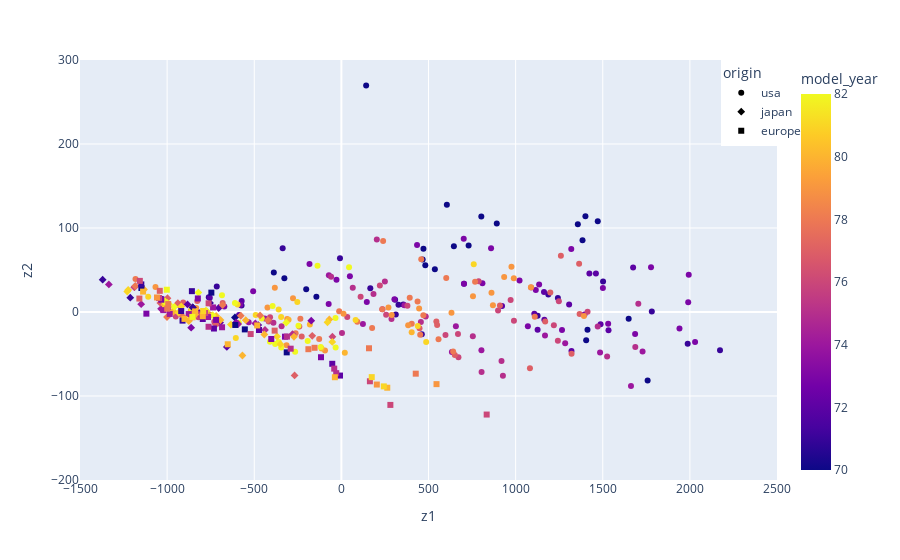

This figure's notebook cell:
### Markdown cell above
We can color the points in the plot above to make it easier to see how patterns have been retained:

### Code cell
fig = px.scatter(mpg, x="z1", y="z2", color="model_year", symbol="origin", 
                 hover_data=["displacement", "horsepower", "weight", "name"])
fig.update_layout(legend=dict(x=.92, y=1), xaxis_range=[-1500, 2500], yaxis_range=[-200, 300])

### Figure 1 — Plotly figure (JSON) as saved in the notebook; plotly's stock layout.template omitted (floating-point values rounded to 4 significant figures; data arrays with more than 128 entries replaced by an {"elided": "..."} marker saying what was removed)
{"data": [{"customdata": {"elided": "245x4 mixed values"}, "hovertemplate": "origin=usa<br>z1=%{x}<br>z2=%{y}<br>displacement=%{customdata[0]}<br>horsepower=%{customdata[1]}<br>weight=%{customdata[2]}<br>name=%{customdata[3]}<br>model_year=%{marker.color}<extra></extra>", "legendgroup": "usa", "marker": {"color": {"elided": "245 int values"}, "coloraxis": "coloraxis", "symbol": "circle"}, "mode": "markers", "name": "usa", "orientation": "v", "showlegend": true, "type": "scatter", "x": {"elided": "245 float values"}, "xaxis": "x", "y": {"elided": "245 float values"}, "yaxis": "y"}, {"customdata": {"elided": "79x4 mixed values"}, "hovertemplate": "origin=japan<br>z1=%{x}<br>z2=%{y}<br>displacement=%{customdata[0]}<br>horsepower=%{customdata[1]}<br>weight=%{customdata[2]}<br>name=%{customdata[3]}<br>model_year=%{marker.color}<extra></extra>", "legendgroup": "japan", "marker": {"color": [70, 70, 71, 71, 71, 71, 72, 72, 72, 72, 72, 73, 73, 73, 73, 74, 74, 74, 74, 74, 74, 75, 75, 75, 75, 76, 76, 76, 76, 77, 77, 77, 77, 77, 77, 78, 78, 78, 78, 78, 78, 78, 78, 79, 79, 80, 80, 80, 80, 80, 80, 80, 80, 80, 80, 80, 80, 80, 81, 81, 81, 81, 81, 81, 81, 81, 81, 81, 81, 81, 82, 82, 82, 82, 82, 82, 82, 82, 82], "coloraxis": "coloraxis", "symbol": "diamond"}, "mode": "markers", "name": "japan", "orientation": "v", "showlegend": true, "type": "scatter", "x": [-610.8, -853.2, -853.2, -753.8, -1211.0, -1370.0, -704.1, -657.3, -696.2, -476.9, -882.9, -705.2, -604.5, -862.1, -173.0, -1035.0, -1149.0, -1334.0, -981.9, -493.8, -592.6, -813.0, -280.8, -438.3, -1188.0, -1188.0, -994.2, -828.9, -51.46, -938.2, -1039.0, -719.7, -997.9, -167.2, -268.5, -1001.0, -914.9, -1183.0, -421.8, -681.5, -466.4, -577.3, -848.9, -1009.0, -964.7, -1016.0, -965.6, -272.1, -442.1, -548.8, -718.4, -875.3, -875.4, -1133.0, -839.1, -69.11, -567.9, -693.9, -1229.0, -1223.0, -918.5, -1009.0, -934.6, -998.6, -773.2, -634.1, -368.8, -349.8, -79.61, -52.18, -958.9, -1013.0, -820.8, -778.2, -738.5, -1019.0, -1018.0, -988.8, -316.5], "xaxis": "x", "y": [-6.536, 5.435, 5.411, 10.83, 17.03, 38.44, 4.778, -41.52, -12.54, -15.54, 9.013, -12.52, -12.45, -18.71, -10.38, 3.733, 9.328, 32.81, -0.6937, -13.55, -14.29, -3.551, -26.37, -21.29, 29.59, 29.57, 5.405, -1.623, -29.47, 10.45, 10.79, -14.91, 16.48, -28.39, -75.49, -6.042, -4.443, 30.95, -9.64, 8.193, -4.088, -4.441, -0.4194, 6.566, 0.22, 8.666, 1.168, -29.47, -26.79, -9.715, -4.679, -9.997, -10.84, 26.79, -2.996, -8.882, -51.78, -9.545, 24.31, 26.27, 6.677, 5.52, -0.6664, 10.93, 0.9729, -14.98, -29.16, -38.36, -12.34, -35.57, 6.025, 12.78, 23.13, 1.513, -3.831, 12.96, 13.07, 9.336, -12.75], "yaxis": "y"}, {"customdata": {"elided": "68x4 mixed values"}, "hovertemplate": "origin=europe<br>z1=%{x}<br>z2=%{y}<br>displacement=%{customdata[0]}<br>horsepower=%{customdata[1]}<br>weight=%{customdata[2]}<br>name=%{customdata[3]}<br>model_year=%{marker.color}<extra></extra>", "legendgroup": "europe", "marker": {"color": [70, 70, 70, 70, 70, 71, 71, 71, 71, 72, 72, 72, 72, 72, 73, 73, 73, 73, 73, 73, 73, 74, 74, 74, 74, 74, 74, 75, 75, 75, 75, 75, 75, 76, 76, 76, 76, 76, 76, 76, 76, 77, 77, 77, 77, 78, 78, 78, 78, 78, 78, 79, 79, 79, 79, 80, 80, 80, 80, 80, 80, 80, 80, 81, 81, 81, 82, 82], "coloraxis": "coloraxis", "symbol": "square"}, "mode": "markers", "name": "europe", "orientation": "v", "showlegend": true, "type": "scatter", "x": [-1148.0, -313.7, -554.1, -608.9, -746.2, -857.9, -911.5, -919.2, -1148.0, -731.4, -52.31, -472.6, -7.76, -795.4, -1033.0, -718.9, -1119.0, -823.7, -402.4, -116.8, -323.4, -764.9, -1022.0, -684.8, -876.3, -736.3, -985.1, -762.3, -1046.0, -290.9, -29.58, -40.98, -312.3, -520.6, -761.9, -781.4, -1046.0, -1157.0, 163.7, 281.1, 833.9, -1159.0, -1042.0, -794.0, -383.0, -999.6, -153.8, 158.5, -189.2, 426.8, -993.7, -1058.0, 546.0, 203.4, -854.7, -839.7, -796.0, -900.3, -652.2, -37.34, 263.4, -1138.0, -483.1, -793.3, 243.5, 174.3, -1002.0, -854.7], "xaxis": "x", "y": [28.59, -48.04, -20.72, -15.44, 23.04, 24.81, -10.27, 1.119, 32.84, -19.67, -61.66, -21.44, -75.67, -8.338, 14.62, -9.398, -1.952, 16.14, -32.17, -53.84, -29.38, -6.0, 2.247, -18.18, -2.45, 5.44, -2.313, -17.58, 16.62, -43.67, -72.82, -67.42, -29.29, -26.23, 10.34, -1.119, 16.59, 37.05, -82.48, -110.6, -122.1, 16.0, 25.22, -5.029, -22.18, 3.939, -42.61, -43.18, -44.29, -73.42, 9.447, 17.27, -85.87, -86.34, -6.305, 0.6161, -4.926, -8.217, -38.42, -77.64, -90.13, 24.27, -16.01, 1.21, -88.56, -77.55, 26.52, -5.883], "yaxis": "y"}], "layout": {"coloraxis": {"colorbar": {"title": {"text": "model_year"}}, "colorscale": [[0, "#0d0887"], [0.1111, "#46039f"], [0.2222, "#7201a8"], [0.3333, "#9c179e"], [0.4444, "#bd3786"], [0.5556, "#d8576b"], [0.6667, "#ed7953"], [0.7778, "#fb9f3a"], [0.8889, "#fdca26"], [1, "#f0f921"]]}, "legend": {"title": {"text": "origin"}, "tracegroupgap": 0, "x": 0.92, "y": 1}, "margin": {"t": 60}, "xaxis": {"anchor": "y", "domain": [0, 1], "range": [-1500, 2500], "title": {"text": "z1"}}, "yaxis": {"anchor": "x", "domain": [0, 1], "range": [-200, 300], "title": {"text": "z2"}}}}
